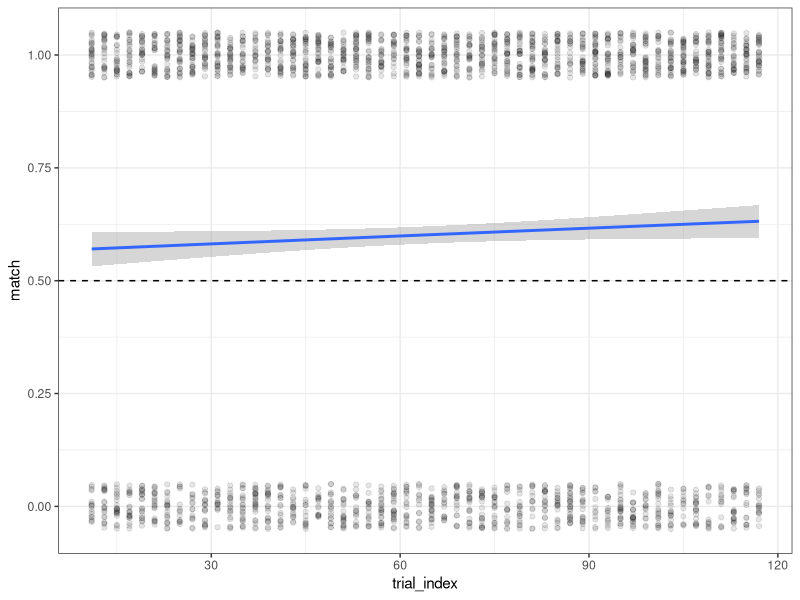
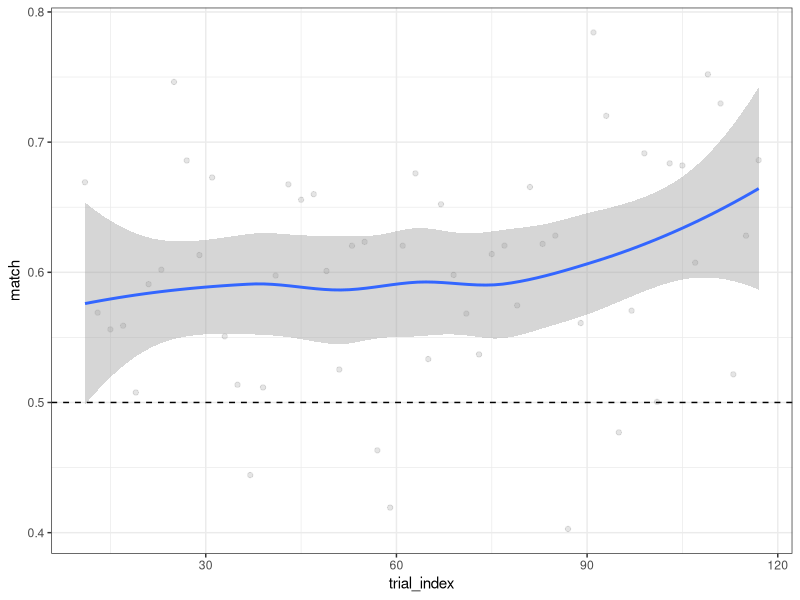
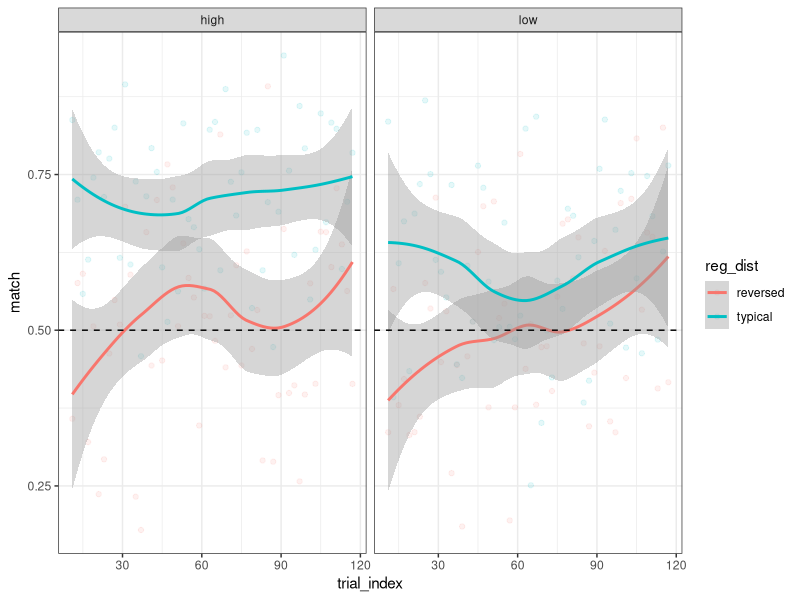
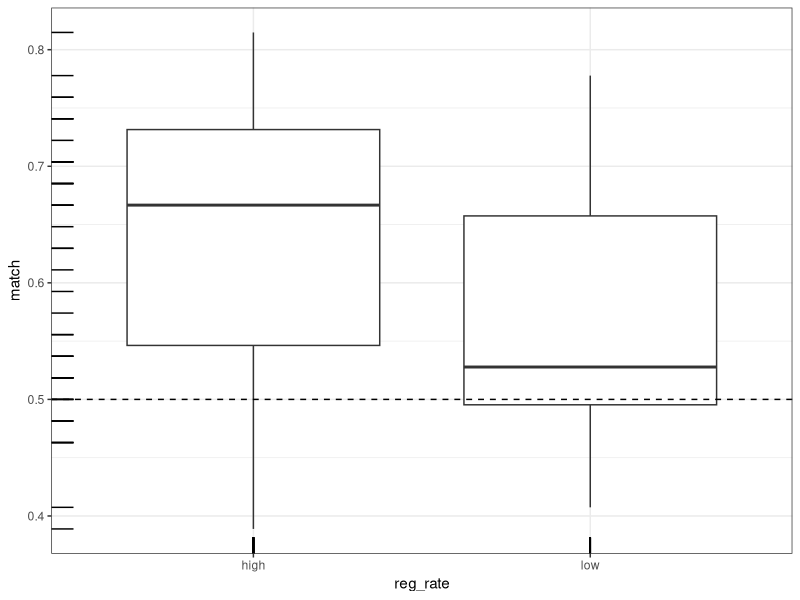
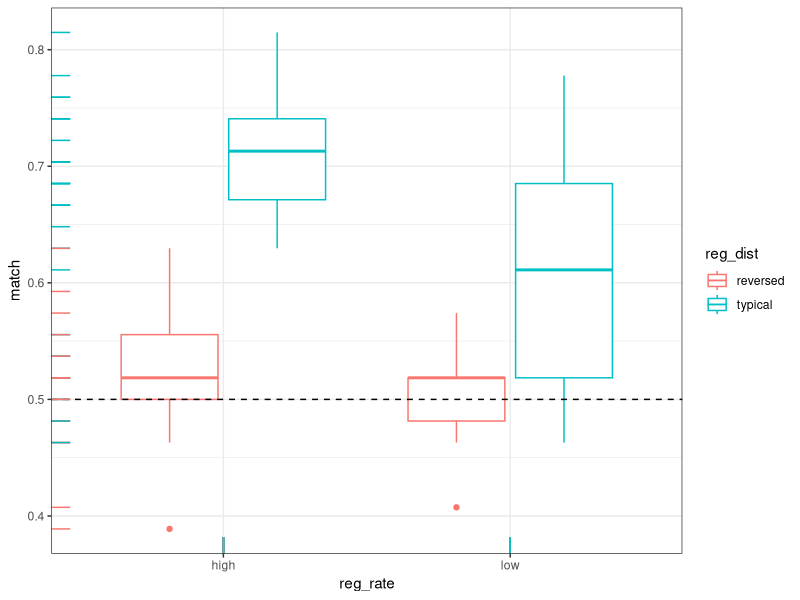
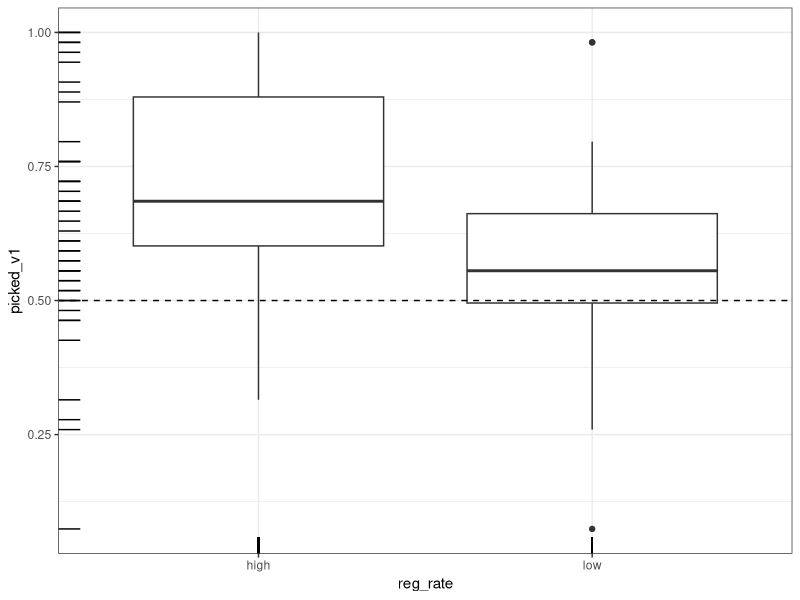
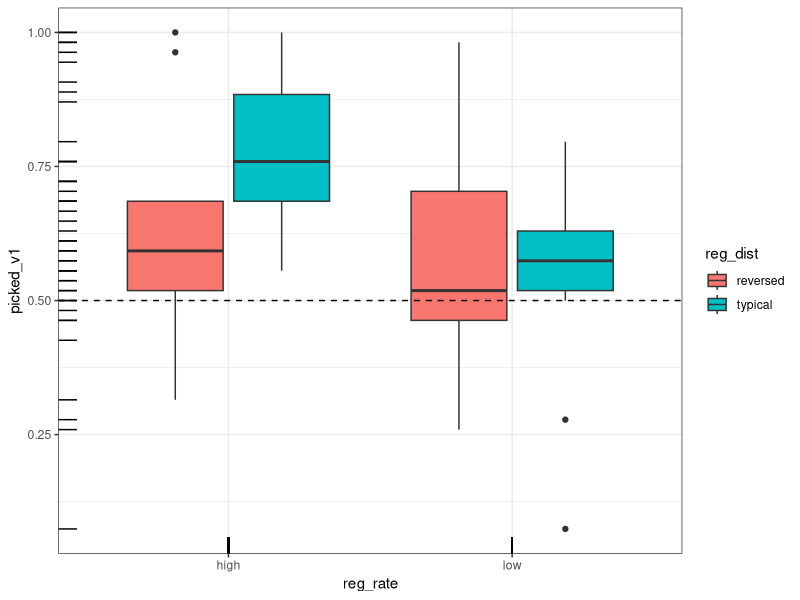
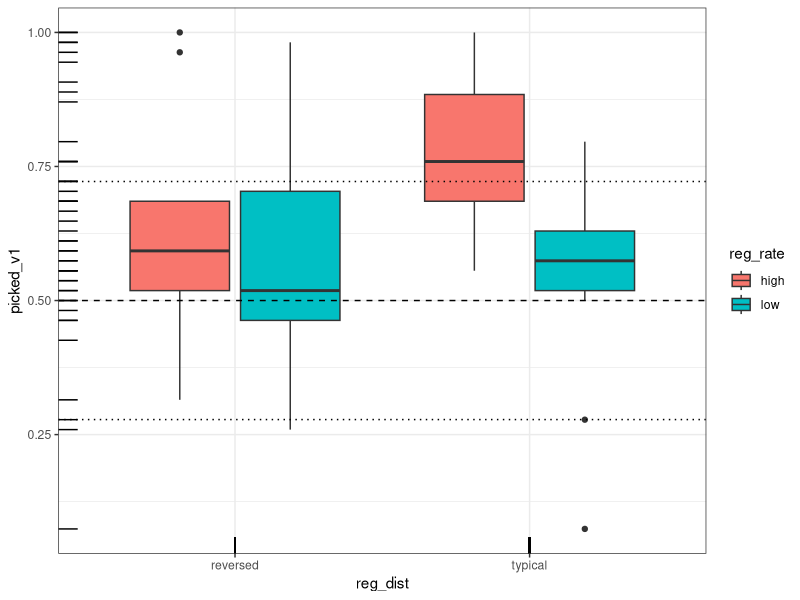

Recreate these plots in R, in order.
setwd('~/Github/Racz2024/')
library(tidyverse)

d = read_tsv('exp_data/esp/esp_master.tsv')

# esp

d %>% 
  filter(trial_kind == 'esp trial') %>%
  mutate(match = as.double(esp_match)) %>% 
  ggplot(aes(trial_index, match)) +
  geom_jitter(width = .01, height = .05, alpha = .1) +
  geom_smooth(method = glm, method.args= list(family="binomial")) +
  theme_bw() +
  geom_hline(yintercept = 0.5, lty = 2)

d %>% 
  filter(trial_kind == 'esp trial') %>%
  group_by(trial_index) %>% 
  summarise(match = mean(esp_match)) %>% 
  ggplot(aes(trial_index, match)) +
  geom_jitter(width = .01, height = .05, alpha = .1) +
  geom_smooth() +
  theme_bw() +
  geom_hline(yintercept = 0.5, lty = 2)

d %>% 
  filter(trial_kind == 'esp trial') %>%
  group_by(trial_index,reg_rate,reg_dist) %>% 
  summarise(match = mean(esp_match)) %>% 
  ggplot(aes(trial_index, match, colour = reg_dist)) +
  geom_jitter(width = .01, height = .05, alpha = .1) +
  geom_smooth() +
  theme_bw() +
  facet_wrap( ~ reg_rate) +
  geom_hline(yintercept = 0.5, lty = 2)

d %>% 
  filter(trial_kind == 'esp trial') %>%
  group_by(part_id,reg_rate) %>% 
  summarise(match = mean(esp_match)) %>% 
  ggplot(aes(reg_rate,match)) +
  geom_boxplot() +
  theme_bw() +
  geom_hline(yintercept = 0.5, lty = 2) +
  geom_rug()

d %>% 
  filter(trial_kind == 'esp trial') %>%
  group_by(part_id,reg_rate,reg_dist) %>% 
  summarise(match = mean(esp_match)) %>% 
  ggplot(aes(reg_rate,match, colour = reg_dist)) +
  geom_boxplot() +
  theme_bw() +
  geom_hline(yintercept = 0.5, lty = 2) +
  geom_rug()

# posttest

d %>% 
  filter(trial_kind == 'posttest trial') %>%
  group_by(part_id,reg_rate) %>% 
  summarise(picked_v1 = mean(picked_v1)) %>% 
  ggplot(aes(reg_rate,picked_v1)) +
  geom_boxplot() +
  theme_bw() +
  geom_hline(yintercept = 0.5, lty = 2) +
  geom_rug()

d %>% 
  filter(trial_kind == 'posttest trial') %>%
  group_by(part_id,reg_rate,reg_dist) %>% 
  summarise(picked_v1 = mean(picked_v1)) %>% 
  ggplot(aes(reg_rate,picked_v1,fill = reg_dist)) +
  geom_boxplot() +
  theme_bw() +
  geom_hline(yintercept = 0.5, lty = 2) +
  geom_rug()

d %>% 
  filter(trial_kind == 'posttest trial') %>%
  group_by(part_id,reg_rate,reg_dist) %>% 
  summarise(picked_v1 = mean(picked_v1)) %>% 
  ggplot(aes(reg_dist,picked_v1,fill = reg_rate)) +
  geom_boxplot() +
  theme_bw() +
  geom_hline(yintercept = 0.5, lty = 2) +
  geom_hline(yintercept = c(.278,.722), lty = 3) +
  geom_rug()

d %>% 
  filter(trial_kind == 'esp trial') %>%
  group_by(part_id,reg_rate,reg_dist) %>% 
  summarise(esp_v1 = mean(esp_v1)) %>% 
  ggplot(aes(reg_rate,esp_v1,fill = reg_dist)) +
  geom_boxplot() +
  theme_bw()

# something something specific picks in esp?
d %>% 
  filter(trial_kind == 'esp trial') %>%
  ggplot(aes(trial_index,log_odds,colour = esp_v1)) +
  geom_point() +
  theme_bw() +
  facet_wrap(~ reg_rate + reg_dist)

d %>% 
  filter(trial_kind == 'esp trial') %>%
  mutate(word = fct_reorder(base,log_odds)) %>% 
  ggplot(aes(word,log_odds,colour = esp_v1)) +
  geom_point() +
  theme_bw() +
  facet_wrap(~ reg_rate + reg_dist)

d %>% 
  filter(trial_kind == 'esp trial') %>%
  mutate(word = fct_reorder(base, log_odds)) %>% 
  group_by(word,reg_rate,reg_dist) %>% 
  summarise(
    mean_part = mean(picked_v1),
    mean_robot = mean(esp_v1)
  ) %>% 
  ggplot(aes(mean_part,mean_robot)) +
  geom_jitter(width = .01, height = .05) +
  geom_smooth() +
  theme_bw() +
  facet_wrap(~ reg_rate + reg_dist)
